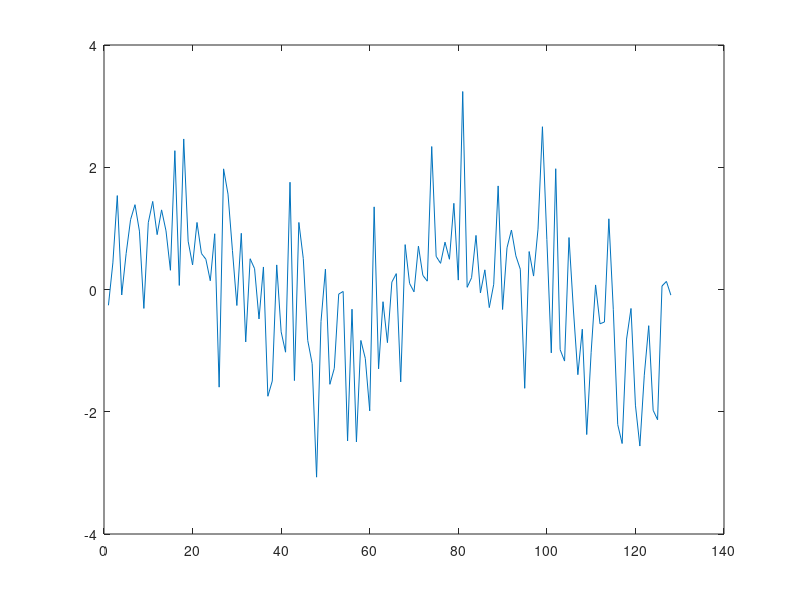

MATLAB code to generate this figure:
% Sine Signal generation with random noise.

fs = 8000;
t = 0: 1/fs : 128/fs-1/fs;
f = 120;
x1 = sin(2 * pi * f * t);

noise = randn(1, 128);
x = x1 + noise;
plot(x);